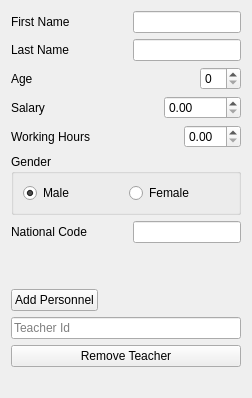
      <widget class="QWidget" name="tab_3">
       <attribute name="title">
        <string>Page</string>
       </attribute>
       <layout class="QVBoxLayout" name="verticalLayout_3">
        <item>
         <layout class="QVBoxLayout" name="verticalLayout_13">
          <item>
           <layout class="QVBoxLayout" name="verticalLayout_14">
            <item>
             <layout class="QVBoxLayout" name="verticalLayout_15">
              <item>
               <layout class="QVBoxLayout" name="verticalLayout_16">
                <item>
                 <layout class="QVBoxLayout" name="verticalLayout_17">
                  <item>
                   <layout class="QHBoxLayout" name="horizontalLayout_27">
                    <item>
                     <widget class="QLabel" name="label_17">
                      <property name="text">
                       <string>First Name</string>
                      </property>
                     </widget>
                    </item>
                    <item>
                     <spacer name="horizontalSpacer_11">
                      <property name="orientation">
                       <enum>Qt::Horizontal</enum>
                      </property>
                      <property name="sizeHint" stdset="0">
                       <size>
                        <width>40</width>
                        <height>20</height>
                       </size>
                      </property>
                     </spacer>
                    </item>
                    <item>
                     <widget class="QLineEdit" name="lineTFname"/>
                    </item>
                   </layout>
                  </item>
                  <item>
                   <layout class="QHBoxLayout" name="horizontalLayout_28">
                    <item>
                     <widget class="QLabel" name="label_18">
                      <property name="text">
                       <string>Last Name</string>
                      </property>
                     </widget>
                    </item>
                    <item>
                     <spacer name="horizontalSpacer_8">
                      <property name="orientation">
                       <enum>Qt::Horizontal</enum>
                      </property>
                      <property name="sizeHint" stdset="0">
                       <size>
                        <width>40</width>
                        <height>20</height>
                       </size>
                      </property>
                     </spacer>
                    </item>
                    <item>
                     <widget class="QLineEdit" name="LineTLname"/>
                    </item>
                   </layout>
                  </item>
                  <item>
                   <layout class="QHBoxLayout" name="horizontalLayout_29">
                    <item>
                     <widget class="QLabel" name="label_19">
                      <property name="text">
                       <string>Age</string>
                      </property>
                     </widget>
                    </item>
                    <item>
                     <spacer name="horizontalSpacer_13">
                      <property name="orientation">
                       <enum>Qt::Horizontal</enum>
                      </property>
                      <property name="sizeHint" stdset="0">
                       <size>
                        <width>40</width>
                        <height>20</height>
                       </size>
                      </property>
                     </spacer>
                    </item>
                    <item>
                     <widget class="QSpinBox" name="sbxAgeT"/>
                    </item>
                   </layout>
                  </item>
                  <item>
                   <layout class="QHBoxLayout" name="horizontalLayout_30"/>
                  </item>
                  <item>
                   <layout class="QHBoxLayout" name="horizontalLayout_7">
                    <item>
                     <widget class="QLabel" name="label_4">
                      <property name="text">
                       <string>Salary</string>
                      </property>
                     </widget>
                    </item>
                    <item>
                     <spacer name="horizontalSpacer_14">
                      <property name="orientation">
                       <enum>Qt::Horizontal</enum>
                      </property>
                      <property name="sizeHint" stdset="0">
                       <size>
                        <width>40</width>
                        <height>20</height>
                       </size>
                      </property>
                     </spacer>
                    </item>
                    <item>
                     <widget class="QDoubleSpinBox" name="sbxSalary">
                      <property name="maximum">
                       <double>10000.989999999999782</double>
                      </property>
                     </widget>
                    </item>
                   </layout>
                  </item>
                  <item>
                   <layout class="QHBoxLayout" name="horizontalLayout_31"/>
                  </item>
                  <item>
                   <layout class="QHBoxLayout" name="horizontalLayout_8">
                    <item>
                     <widget class="QLabel" name="label_6">
                      <property name="text">
                       <string>Working Hours</string>
                      </property>
                     </widget>
                    </item>
                    <item>
                     <spacer name="horizontalSpacer_12">
                      <property name="orientation">
                       <enum>Qt::Horizontal</enum>
                      </property>
                      <property name="sizeHint" stdset="0">
                       <size>
                        <width>40</width>
                        <height>20</height>
                       </size>
                      </property>
                     </spacer>
                    </item>
                    <item>
                     <widget class="QDoubleSpinBox" name="sbxWH"/>
                    </item>
                   </layout>
                  </item>
                  <item>
                   <widget class="QGroupBox" name="groupBox_4">
                    <property name="title">
                     <string>Gender</string>
                    </property>
                    <layout class="QHBoxLayout" name="horizontalLayout_32">
                     <item>
                      <widget class="QRadioButton" name="radioMaleT">
                       <property name="text">
                        <string>Male</string>
                       </property>
                       <property name="checked">
                        <bool>true</bool>
                       </property>
                      </widget>
                     </item>
                     <item>
                      <widget class="QRadioButton" name="radioFemaleT">
                       <property name="text">
                        <string>Female</string>
                       </property>
                      </widget>
                     </item>
                    </layout>
                   </widget>
                  </item>
                  <item>
                   <layout class="QHBoxLayout" name="horizontalLayout_33">
                    <item>
                     <widget class="QLabel" name="label_20">
                      <property name="text">
                       <string>National Code</string>
                      </property>
                     </widget>
                    </item>
                    <item>
                     <spacer name="horizontalSpacer_15">
                      <property name="orientation">
                       <enum>Qt::Horizontal</enum>
                      </property>
                      <property name="sizeHint" stdset="0">
                       <size>
                        <width>40</width>
                        <height>20</height>
                       </size>
                      </property>
                     </spacer>
                    </item>
                    <item>
                     <widget class="QLineEdit" name="lineNationalCodeT"/>
                    </item>
                   </layout>
                  </item>
                 </layout>
                </item>
               </layout>
              </item>
             </layout>
            </item>
            <item>
             <spacer name="verticalSpacer">
              <property name="orientation">
               <enum>Qt::Vertical</enum>
              </property>
              <property name="sizeHint" stdset="0">
               <size>
                <width>20</width>
                <height>40</height>
               </size>
              </property>
             </spacer>
            </item>
            <item>
             <layout class="QHBoxLayout" name="horizontalLayout_35">
              <item>
               <widget class="QPushButton" name="PbnCreateTeacher">
                <property name="text">
                 <string>Add Personnel</string>
                </property>
               </widget>
              </item>
              <item>
               <spacer name="horizontalSpacer_4">
                <property name="orientation">
                 <enum>Qt::Horizontal</enum>
                </property>
                <property name="sizeHint" stdset="0">
                 <size>
                  <width>40</width>
                  <height>20</height>
                 </size>
                </property>
               </spacer>
              </item>
             </layout>
            </item>
           </layout>
          </item>
         </layout>
        </item>
        <item>
         <widget class="QLineEdit" name="lineRmT">
          <property name="text">
           <string/>
          </property>
          <property name="placeholderText">
           <string>Teacher Id</string>
          </property>
         </widget>
        </item>
        <item>
         <widget class="QPushButton" name="PbnRmTeacher">
          <property name="text">
           <string>Remove Teacher</string>
          </property>
         </widget>
        </item>
        <item>
         <widget class="QLabel" name="errorLabelT">
          <property name="text">
           <string/>
          </property>
         </widget>
        </item>
       </layout>
      </widget>
